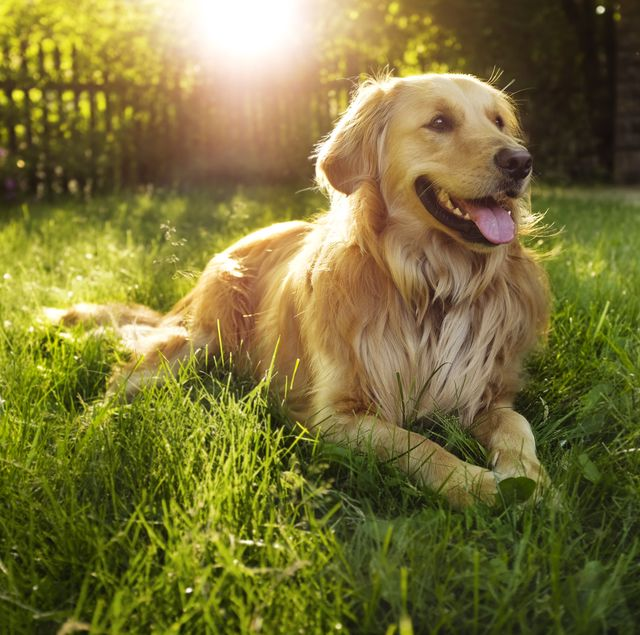
#> input picture pictures/dog.jpg, 640 x 635 px
$ python Rotation.py
#> lines starting #> are read from the running program, lines starting #| are printed output that depends on the picture
import cv2 as cv
import numpy as np

# Read image
img = cv.imread("pictures/dog.jpg")
#> img is the input picture: shape (635, 640, 3); mean B, G, R 56.4, 114.9, 122.6
cv.imshow("Image", img)

# Function to rotate
def rotate(img, angle, rotPoint=None):
#> called with angle = 45
    (height, width) = img.shape[:2]
#> height = 635; width = 640

    if rotPoint is None:
        rotPoint = (width // 2, height // 2)
#> rotPoint = (320, 317)
    rotMat = cv.getRotationMatrix2D(rotPoint, angle, 1.0)
    dimensions = (width, height)
#> dimensions = (640, 635)

    return cv.warpAffine(img, rotMat, dimensions)
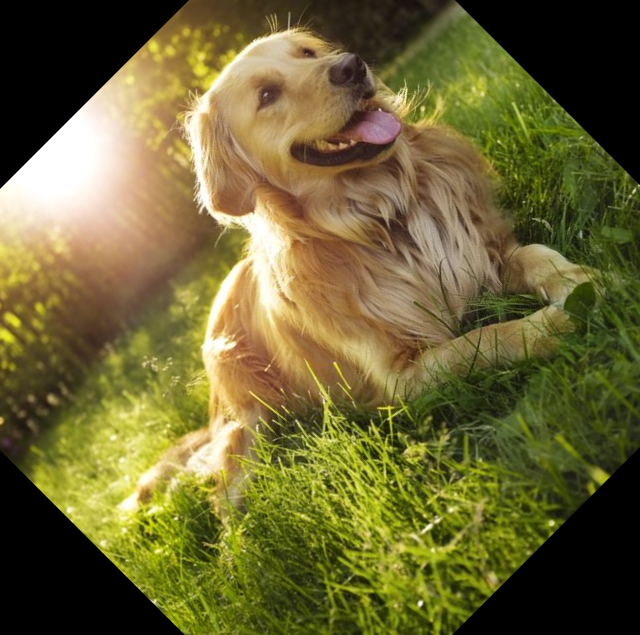
#> returned value: shape (635, 640, 3); mean of channels 0, 1, 2 51.7, 101.1, 108.7; drawn as B, G, R

# Rotate by 45 degrees
rotated = rotate(img, 45)
cv.imshow('Rotated', rotated)

cv.waitKey(0)
cv.destroyAllWindows()

$ run again, with pictures/c1.jpg copied over pictures/dog.jpg
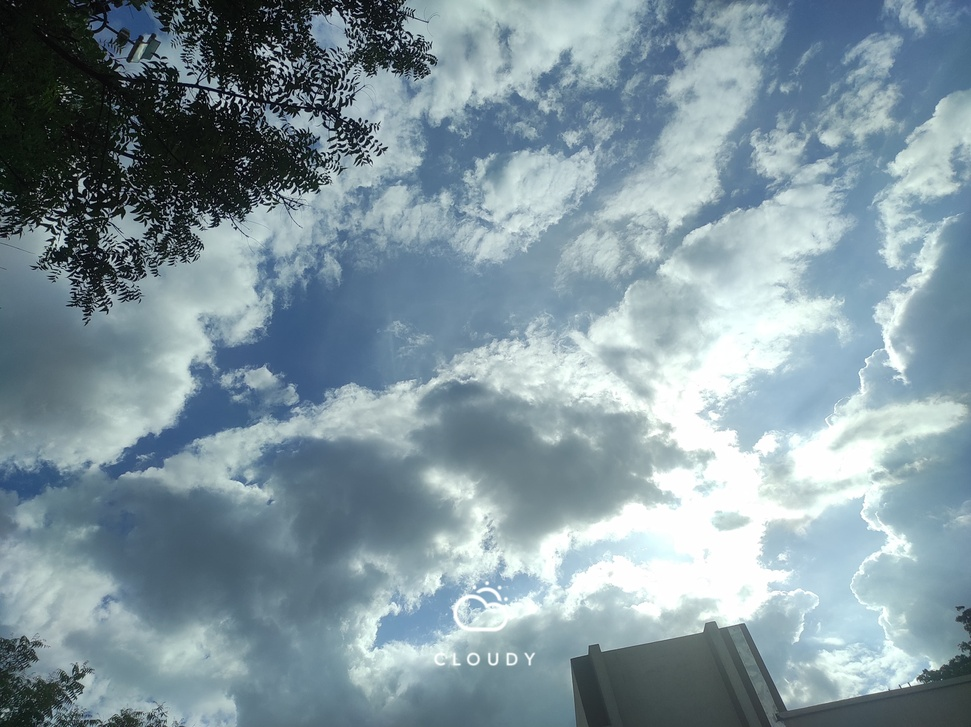
#> input picture pictures/c1.jpg, 971 x 727 px, shrunk from 4160 x 3112 before the run
#> img is the input picture: shape (727, 971, 3); mean B, G, R 159, 149.8, 129.6
#> in rotate, `return cv.warpAffine(img, rotMat, dimensions)`:
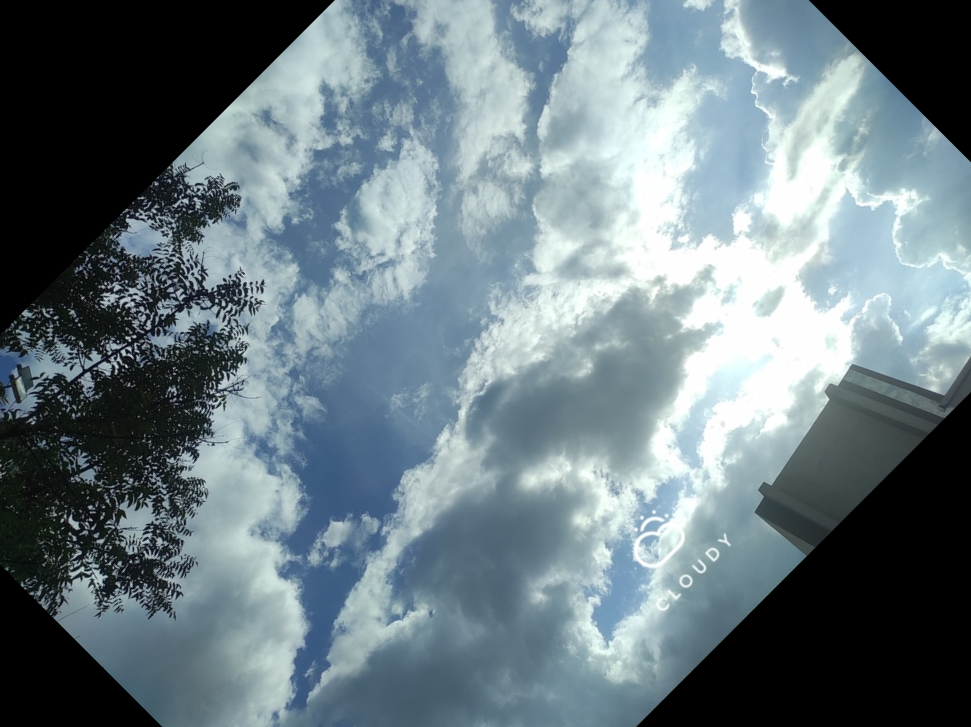
#> returned value: shape (727, 971, 3); mean of channels 0, 1, 2 131.1, 124.2, 108.3; drawn as B, G, R

$ run again, with pictures/cc.jpg copied over pictures/dog.jpg
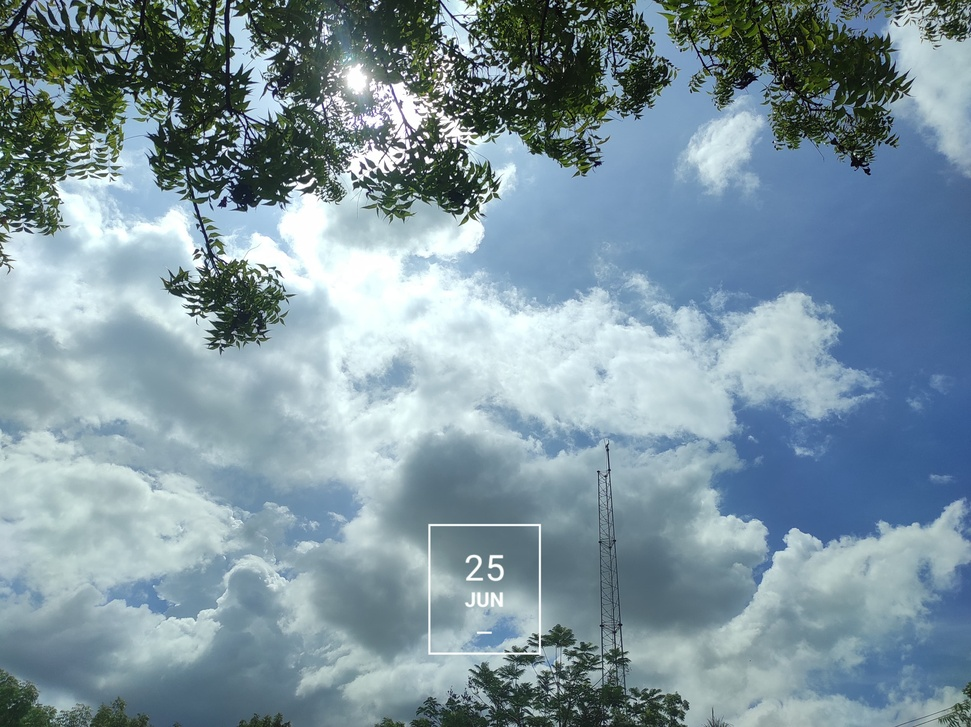
#> input picture pictures/cc.jpg, 971 x 727 px, shrunk from 4160 x 3112 before the run
#> img is the input picture: shape (727, 971, 3); mean B, G, R 159.7, 148.4, 125.9
#> in rotate, `return cv.warpAffine(img, rotMat, dimensions)`:
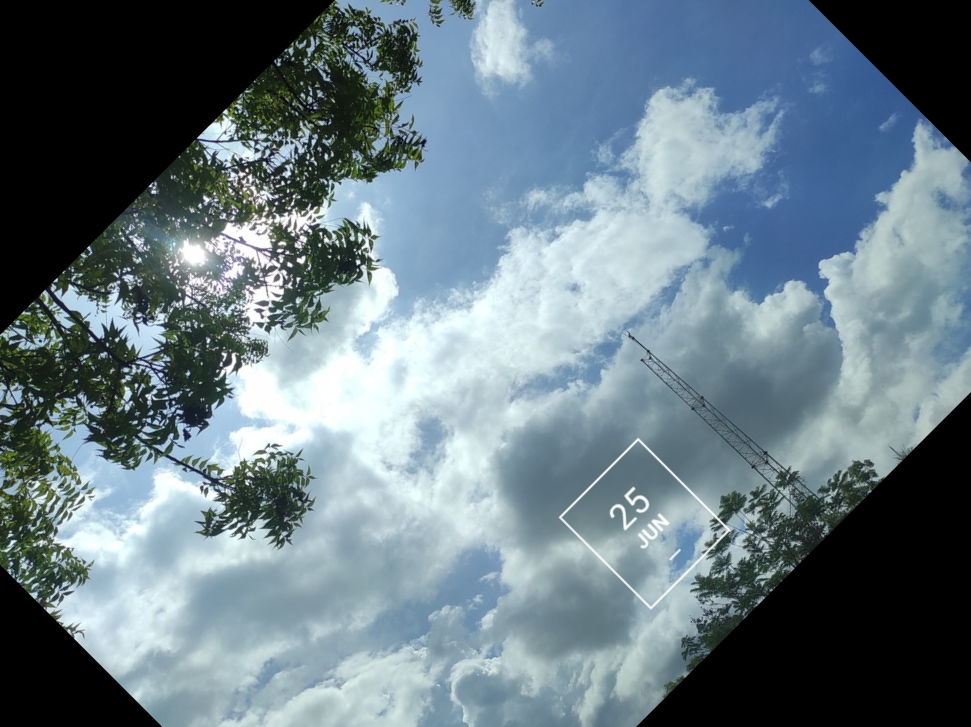
#> returned value: shape (727, 971, 3); mean of channels 0, 1, 2 133.1, 123.7, 105.6; drawn as B, G, R

$ run again, with pictures/cloud.jpg copied over pictures/dog.jpg
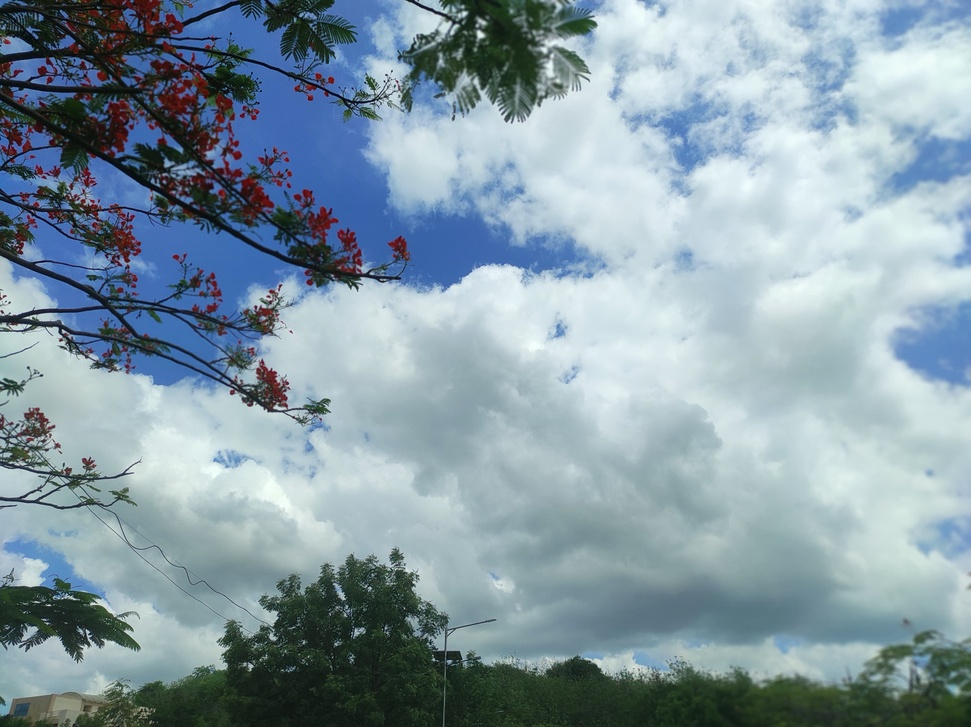
#> input picture pictures/cloud.jpg, 971 x 727 px, shrunk from 4160 x 3112 before the run
#> img is the input picture: shape (727, 971, 3); mean B, G, R 165.5, 154.5, 134.1
#> in rotate, `return cv.warpAffine(img, rotMat, dimensions)`:
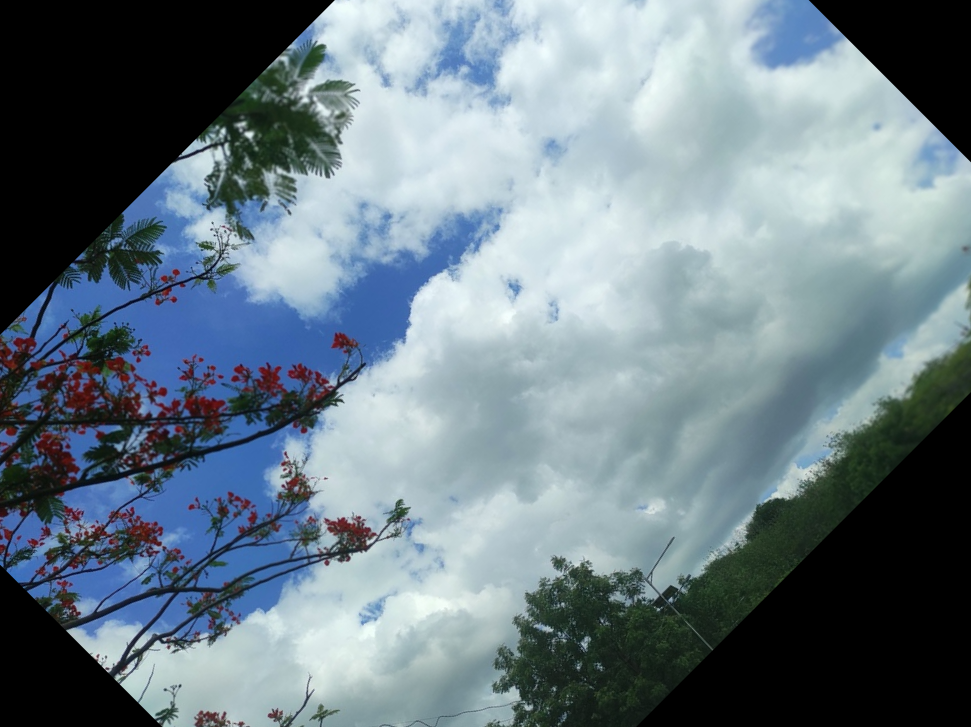
#> returned value: shape (727, 971, 3); mean of channels 0, 1, 2 134.5, 124.8, 108.2; drawn as B, G, R
